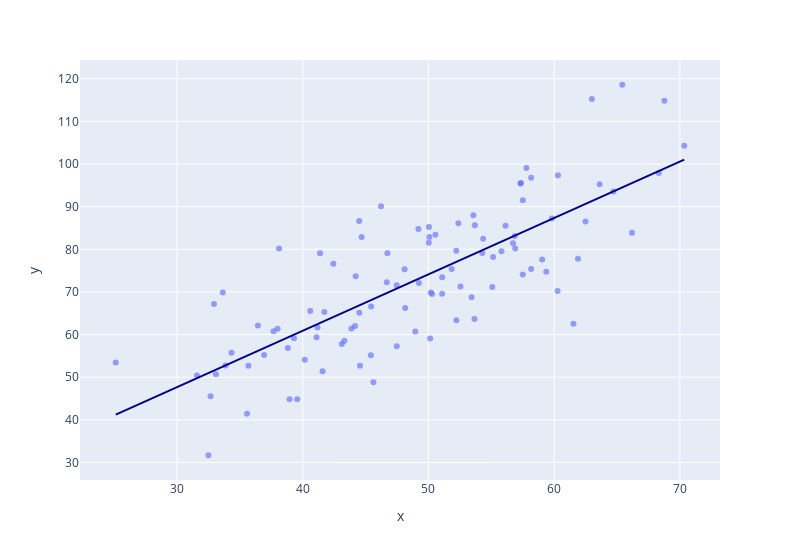

Source (notebook cell):
### Code cell
import plotly.express as px

fig = px.scatter(x=x, y=y, opacity=0.65,
                trendline='ols', trendline_color_override='darkblue',width=800
                )
fig.show()
